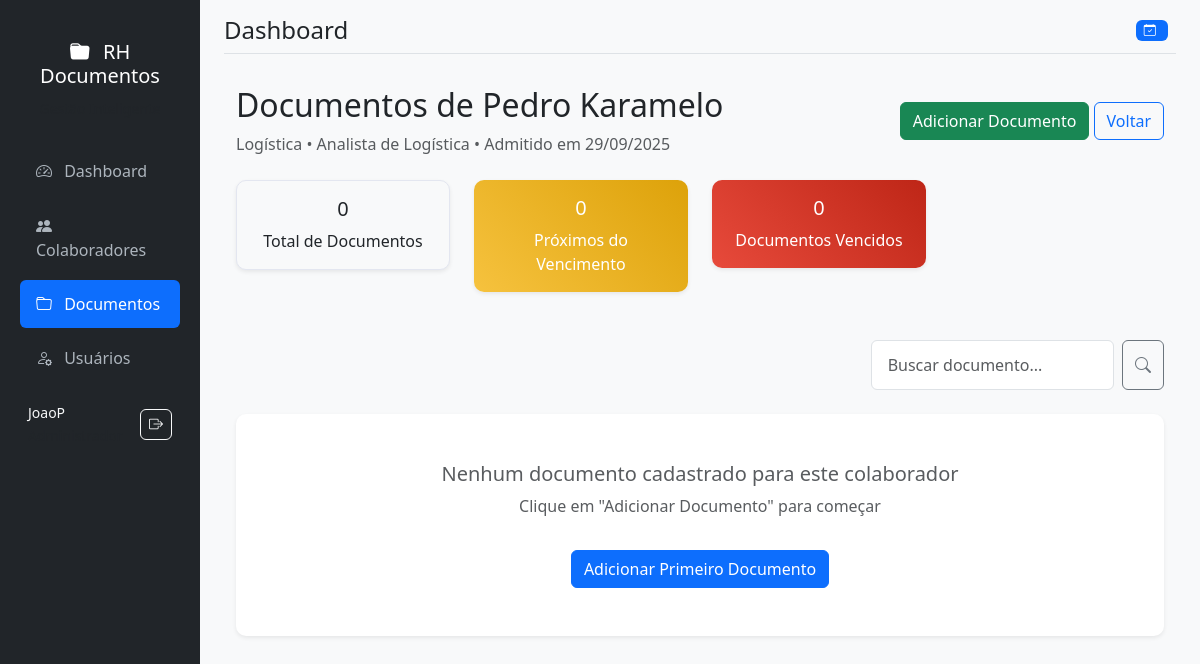
Page /colaborador/2/documentos (signed in) on the committed database.
### models.py (models this page shows, shortened)
class User(UserMixin, db.Model):
    id = db.Column(db.Integer, primary_key=True)
    username = db.Column(db.String(80), unique=True, nullable=False)
    email = db.Column(db.String(120), unique=True, nullable=False)
    password_hash = db.Column(db.String(120), nullable=False)
    role = db.Column(db.String(20), nullable=False, default='visitante')
    created_at = db.Column(db.DateTime, default=datetime.utcnow)
    def has_permission(self, permission):
        roles_permissions = {
            'visitante': ['download'],
            'operador': ['download', 'add_documento', 'add_colaborador', 'renovar_documento'],
            'gestor': ['download', 'add_documento', 'add_colaborador', 'renovar_documento', 'edit_documento', 'delete_documento'],
            'administrador': ['download', 'add_documento', 'add_colaborador', 'renovar_documento', 'edit_documento', 'delete_documento', 'add_usuario']
        }
        return permission in roles_permissions.get(self.role, [])

class Colaborador(db.Model):
    id = db.Column(db.Integer, primary_key=True)
    nome = db.Column(db.String(100), nullable=False)
    email = db.Column(db.String(120))
    departamento = db.Column(db.String(50))
    cargo = db.Column(db.String(50))
    data_admissao = db.Column(db.Date)
    created_at = db.Column(db.DateTime, default=datetime.utcnow)
    documentos = db.relationship('Documento', backref='colaborador', lazy=True, cascade='all, delete-orphan')

### app.py (the view)
@app.route('/colaborador/<int:colaborador_id>/documentos')
@login_required
def documentos_colaborador(colaborador_id):
    colaborador = Colaborador.query.get_or_404(colaborador_id)
    search_query = request.args.get('search', '').strip()
    query = Documento.query.filter_by(colaborador_id=colaborador_id)
    if search_query:
        query = query.filter(Documento.nome.ilike(f'%{search_query}%'))
    documentos = query.all()
    return render_template('documentos_colaborador.html',
                         colaborador=colaborador,
                         documentos=documentos,
                         search_query=search_query) # Passa o termo de busca para o template

### app.py (called while the page is built)
@login_manager.user_loader
def load_user(user_id):
    return User.query.get(int(user_id))

### templates/documentos_colaborador.html (shortened to what this page needs)
{% extends "base.html" %}
{% block content %}
<div class="d-flex justify-content-between align-items-center mb-4">
    <div>
        <h2>Documentos de {{ colaborador.nome }}</h2>
        <p class="text-muted mb-0">
            {{ colaborador.departamento }} • {{ colaborador.cargo }}
            {% if colaborador.data_admissao %}
            • Admitido em {{ colaborador.data_admissao.strftime('%d/%m/%Y') }}
            {% endif %}
        </p>
    </div>
    <div>
        {% if current_user.has_permission('add_documento') %}
        <a href="{{ url_for('novo_documento', colaborador_id=colaborador.id) }}" class="btn btn-success">
            Adicionar Documento
        </a>
        {% endif %}
        <a href="{{ url_for('documentos') }}" class="btn btn-outline-primary">Voltar</a>
    </div>
</div>
<div class="row mb-4">
    <div class="col-md-3">
        <div class="card bg-light">
            <div class="card-body text-center">
                <h5 class="card-title">{{ documentos|length }}</h5>
                <p class="card-text">Total de Documentos</p>
            </div>
        </div>
    </div>
    <div class="col-md-3">
        <div class="card bg-warning text-white">
            <div class="card-body text-center">
                <h5 class="card-title">{{ documentos|selectattr('status_vencimento', 'equalto', 'proximo_vencer')|list|length }}</h5>
                <p class="card-text">Próximos do Vencimento</p>
            </div>
        </div>
    </div>
    <div class="col-md-3">
        <div class="card bg-danger text-white">
            <div class="card-body text-center">
                <h5 class="card-title">{{ documentos|selectattr('status_vencimento', 'equalto', 'vencido')|list|length }}</h5>
                <p class="card-text">Documentos Vencidos</p>
            </div>
        </div>
    </div>
</div>
<div class="row justify-content-end mb-4">
    <div class="col-md-5 col-lg-4">
        <form method="GET" class="d-flex">
            <input type="search" name="search" class="form-control me-2" placeholder="Buscar documento..." value="{{ search_query }}">
            <button class="btn btn-outline-secondary" type="submit" title="Pesquisar Documento">
                <i class="bi bi-search"></i>
            </button>
        </form>
    </div>
</div>
{% if documentos %}
<div class="card">
    <div class="card-header">
        <h5 class="mb-0">Lista de Documentos</h5>
    </div>
    <div class="card-body">
        <div class="table-responsive">
            <table class="table table-striped">
                <thead>
                    <tr>
                        <th>Documento</th>
                        <th>Data Upload</th>
                        <th>Validade</th>
                        <th>Status</th>
                        <th>Observações</th>
                        <th>Ações</th>
                    </tr>
                </thead>
                <tbody>
                    {% for doc in documentos %}
                    <tr>
                        <td>{{ doc.nome }}</td>
                        <td>{{ doc.data_upload.strftime('%d/%m/%Y') }}</td>
                        <td>
                            {% if doc.tipo_validade == 'indeterminado' %}
                                <span class="text-muted">Indeterminado</span>
                            {% else %}
                                {{ doc.data_validade.strftime('%d/%m/%Y') }}
                            {% endif %}
                        </td>
                        <td>
                            {% set status = doc.status_vencimento() %}
                            {% if status == 'vencido' %}
                                <span class="badge bg-danger">Vencido</span>
                            {% elif status == 'proximo_vencer' %}
                                <span class="badge bg-warning">Próximo</span>
                            {% else %}
                                <span class="badge bg-success">Válido</span>
                            {% endif %}
                        </td>
                        <td>
                            {% if doc.observacoes %}
                                <small class="text-muted">{{ doc.observacoes[:50] }}{% if doc.observacoes|length > 50 %}...{% endif %}</small>
                            {% else %}
                                <span class="text-muted">-</span>
                            {% endif %}
                        </td>
                        <td>
                            <div class="d-flex flex-nowrap">
                                <a href="{{ url_for('download_documento', documento_id=doc.id) }}" class="btn btn-sm btn-outline-primary me-1" title="Download">
                                    <i class="bi bi-download"></i>
                                </a>
                                {% if current_user.has_permission('edit_documento') %}
                                <a href="{{ url_for('editar_documento', documento_id=doc.id) }}" class="btn btn-sm btn-outline-warning me-1" title="Editar Documento">
                                    <i class="bi bi-pencil"></i>
                                </a>
                                {% endif %}
                                {% if current_user.has_permission('delete_documento') %}
                                <form action="{{ url_for('excluir_documento', documento_id=doc.id) }}" method="POST" style="display:inline;"
                                      onsubmit="return confirm('Tem certeza que deseja excluir o documento {{ doc.nome }}? Essa ação é irreversível.');">
                                    <button type="submit" class="btn btn-sm btn-outline-danger" title="Excluir Documento">
                                        <i class="bi bi-trash"></i>
                                    </button>
                                </form>
                                {% endif %}
                            </div>
                        </td>
                    </tr>
                    {% endfor %}
                </tbody>
            </table>
        </div>
    </div>
</div>
{% else %}
<div class="card">
    <div class="card-body text-center py-5">
        {% if search_query %}
            <i class="bi bi-x-circle display-1 text-muted mb-3"></i>
            <h5 class="text-muted">Nenhum documento encontrado para "{{ search_query }}"</h5>
        {% else %}
            <h5 class="text-muted">Nenhum documento cadastrado para este colaborador</h5>
            <p class="text-muted">Clique em "Adicionar Documento" para começar</p>
        {% endif %}
        {% if current_user.has_permission('add_documento') and not search_query %}
        <a href="{{ url_for('novo_documento', colaborador_id=colaborador.id) }}" class="btn btn-primary mt-3">
            Adicionar Primeiro Documento
        </a>
        {% endif %}
    </div>
</div>
{% endif %}
{% endblock %}

### templates/base.html (shortened to what this page needs)
<!DOCTYPE html>
<html lang="pt-br" data-bs-theme="light">
<head>
    <link href="https://cdn.jsdelivr.net/npm/bootstrap@5.3.2/dist/css/bootstrap.min.css" rel="stylesheet">
    <link href="https://cdn.jsdelivr.net/npm/bootstrap-icons@1.11.1/font/bootstrap-icons.css" rel="stylesheet">
    <link href="{{ url_for('static', filename='style.css') }}" rel="stylesheet">
</head>
<body>
    <div class="container-fluid">
        <div class="row">
            <nav id="sidebar" class="col-md-3 col-lg-2 d-md-block bg-dark sidebar collapse">
                <div class="position-sticky pt-3">
                    <div class="sidebar-header text-center py-4">
                        <h5 class="text-white">
                            <i class="bi bi-folder-fill me-2"></i>
                            RH Documentos
                        </h5>
                        <small class="text-muted">Gestão Inteligente</small>
                    </div>
                    <ul class="nav flex-column">
                        <li class="nav-item">
                            <a class="nav-link {% if request.endpoint == 'dashboard' %}active{% endif %}"
                               href="{{ url_for('dashboard') }}">
                                <i class="bi bi-speedometer2 me-2"></i>
                                Dashboard
                            </a>
                        </li>
                        {% if current_user.has_permission('add_colaborador') %}
                        <li class="nav-item">
                            <a class="nav-link {% if request.endpoint == 'colaboradores' or request.endpoint == 'novo_colaborador' or request.endpoint == 'editar_colaborador' %}active{% endif %}"
                               href="{{ url_for('colaboradores') }}">
                                <i class="bi bi-people-fill me-2"></i>
                                Colaboradores
                            </a>
                        </li>
                        {% endif %}
                        {% if current_user.has_permission('download') %}
                        <li class="nav-item">
                            <a class="nav-link {% if request.endpoint == 'documentos' or request.endpoint == 'documentos_colaborador' or request.endpoint == 'novo_documento' %}active{% endif %}"
                               href="{{ url_for('documentos') }}">
                                <i class="bi bi-folder me-2"></i>
                                Documentos
                            </a>
                        </li>
                        {% endif %}
                        {% if current_user.role == 'administrador' %}
                        <li class="nav-item">
                            <a class="nav-link {% if request.endpoint == 'usuarios' or request.endpoint == 'novo_usuario' %}active{% endif %}"
                               href="{{ url_for('usuarios') }}">
                                <i class="bi bi-person-gear me-2"></i>
                                Usuários
                            </a>
                        </li>
                        {% endif %}
                    </ul>
                    <div class="sidebar-footer mt-auto p-3">
                        <div class="d-flex align-items-center text-light">
                            <div class="flex-grow-1">
                                <small class="d-block">{{ current_user.username }}</small>
                                <small class="text-muted text-capitalize">{{ current_user.role }}</small>
                            </div>
                            <a href="{{ url_for('logout') }}" class="btn btn-outline-light btn-sm"
                               title="Sair">
                                <i class="bi bi-box-arrow-right"></i>
                            </a>
                        </div>
                    </div>
                </div>
            </nav>
            <main class="col-md-9 ms-sm-auto col-lg-10 px-md-4 main-content">
                <div class="d-flex justify-content-between flex-wrap flex-md-nowrap align-items-center pt-3 pb-2 mb-3 border-bottom">
                    <div class="d-flex align-items-center">
                        <h1 class="h4 mb-0">{% block page_title %}Dashboard{% endblock %}</h1>
                    </div>
                    <div class="btn-toolbar">
                        <div class="btn-group me-2">
                            <span class="badge bg-primary">
                                <i class="bi bi-calendar-check me-1"></i>
                            </span>
                        </div>
                    </div>
                </div>
                <div class="container-fluid py-3">
                    {% block content %}{% endblock %}
                </div>
            </main>
        </div>
    </div>
</body>
</html>

### static/style.css (style rules this page uses)
body { background-color: #f8f9fa; font-family: 'Segoe UI', Tahoma, Geneva, Verdana, sans-serif; }
.card { border: none; box-shadow: 0 0.125rem 0.25rem rgba(0, 0, 0, 0.075); margin-bottom: 1.5rem; border-radius: 10px; }
.badge { font-size: 0.75em; padding: 0.35em 0.65em; }
.btn { border-radius: 0.35rem; font-weight: 500; }
.btn-sm { padding: 0.25rem 0.5rem; font-size: 0.875rem; }
.form-control, .form-select { border-radius: 0.35rem; border: 1px solid #d1d3e2; padding: 0.75rem 1rem; }
.card.bg-warning { background: linear-gradient(45deg, #f6c23e, #dda20a) !important; }
.card.bg-danger { background: linear-gradient(45deg, #e74a3b, #be2617) !important; }
.card.bg-light { background-color: #f8f9fa !important; border: 1px solid #e3e6f0; }
.sidebar { min-height: 100vh; box-shadow: 0 0 10px rgba(0, 0, 0, 0.1); transition: all 0.3s; }
.sidebar .nav-link { color: #adb5bd; padding: 0.75rem 1rem; margin: 0.2rem 0.5rem; border-radius: 0.375rem; transition: all 0.3s; }
.sidebar .nav-link.active { color: #fff; background-color: #0d6efd; }
.sidebar .nav-link i { width: 20px; text-align: center; }
.main-content { background-color: #f8f9fa; min-height: 100vh; }
.card { border: none; box-shadow: 0 0.125rem 0.25rem rgba(0, 0, 0, 0.075); transition: box-shadow 0.3s ease; }
.btn { border-radius: 0.375rem; font-weight: 500; transition: all 0.3s ease; }
.badge { font-weight: 500; letter-spacing: 0.5px; }
.form-control, .form-select { border-radius: 0.375rem; border: 1px solid #dee2e6; transition: all 0.3s ease; }

### rows in the picture
User: username "JoaoP"
Colaborador: nome "Pedro Karamelo", departamento "Logística", cargo "Analista de Logística", data_admissao "29/09/2025"

### other values in the picture
{{ documentos|length }} "0"
